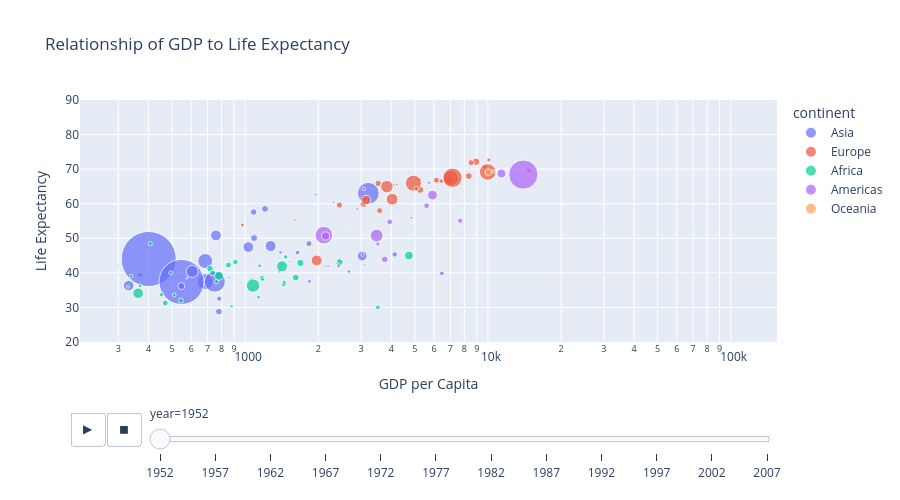

Notebook cell for this chart:
### Markdown cell above
Move your cursor over the map.  A tooltip appears and tells you the per capita GDP, the life expectancy, the country size and the continent.  

However, it's missing an important piece of information - the actual name of the country!  Let's add that now.

### Code cell
fig = px.scatter(df,
                 x="gdpPercap",
                 y="lifeExp",
                 size="pop",
                 color="continent",
                 hover_name="country",
                 log_x=True,
                 size_max=60,
                 animation_frame="year",
                 title="GDP per Capita vs. Life Expectancy over Time",
                 labels={"gdpPercap": "GDP per Capita", "lifeExp": "Life Expectancy"}
                 )

fig.update_layout(height = 500,
                 yaxis_range=[20,90],
                 title = 'Relationship of GDP to Life Expectancy')

fig.show()

### Figure 1 — Plotly figure (JSON) as saved in the notebook; plotly's stock layout.template omitted (floating-point values rounded to 4 significant figures)
{"data": [{"hovertemplate": "<b>%{hovertext}</b><br><br>continent=Asia<br>year=1952<br>GDP per Capita=%{x}<br>Life Expectancy=%{y}<br>pop=%{marker.size}<extra></extra>", "hovertext": ["Afghanistan", "Bahrain", "Bangladesh", "Cambodia", "China", "Hong Kong, China", "India", "Indonesia", "Iran", "Iraq", "Israel", "Japan", "Jordan", "Korea, Dem. Rep.", "Korea, Rep.", "Kuwait", "Lebanon", "Malaysia", "Mongolia", "Myanmar", "Nepal", "Oman", "Pakistan", "Philippines", "Saudi Arabia", "Singapore", "Sri Lanka", "Syria", "Taiwan", "Thailand", "Vietnam", "West Bank and Gaza", "Yemen, Rep."], "legendgroup": "Asia", "marker": {"color": "#636efa", "size": [8425333, 120447, 46886859, 4693836, 556263527, 2125900, 372000000, 82052000, 17272000, 5441766, 1620914, 86459025, 607914, 8865488, 20947571, 160000, 1439529, 6748378, 800663, 20092996, 9182536, 507833, 41346560, 22438691, 4005677, 1127000, 7982342, 3661549, 8550362, 21289402, 26246839, 1030585, 4963829], "sizemode": "area", "sizeref": 366300.0, "symbol": "circle"}, "mode": "markers", "name": "Asia", "orientation": "v", "showlegend": true, "type": "scatter", "x": [779.4, 9867.0, 684.2, 368.5, 400.4, 3054.0, 546.6, 749.7, 3035.0, 4130.0, 4087.0, 3217.0, 1547.0, 1088.0, 1031.0, 108400.0, 4835.0, 1831.0, 786.6, 331, 545.9, 1828.0, 684.6, 1273.0, 6460.0, 2315.0, 1084.0, 1643.0, 1207.0, 757.8, 605.1, 1516.0, 781.7], "xaxis": "x", "y": [28.8, 50.94, 37.48, 39.42, 44, 60.96, 37.37, 37.47, 44.87, 45.32, 65.39, 63.03, 43.16, 50.06, 47.45, 55.56, 55.93, 48.46, 42.24, 36.32, 36.16, 37.58, 43.44, 47.75, 39.88, 60.4, 57.59, 45.88, 58.5, 50.85, 40.41, 43.16, 32.55], "yaxis": "y"}, {"hovertemplate": "<b>%{hovertext}</b><br><br>continent=Europe<br>year=1952<br>GDP per Capita=%{x}<br>Life Expectancy=%{y}<br>pop=%{marker.size}<extra></extra>", "hovertext": ["Albania", "Austria", "Belgium", "Bosnia and Herzegovina", "Bulgaria", "Croatia", "Czech Republic", "Denmark", "Finland", "France", "Germany", "Greece", "Hungary", "Iceland", "Ireland", "Italy", "Montenegro", "Netherlands", "Norway", "Poland", "Portugal", "Romania", "Serbia", "Slovak Republic", "Slovenia", "Spain", "Sweden", "Switzerland", "Turkey", "United Kingdom"], "legendgroup": "Europe", "marker": {"color": "#EF553B", "size": [1282697, 6927772, 8730405, 2791000, 7274900, 3882229, 9125183, 4334000, 4090500, 42459667, 69145952, 7733250, 9504000, 147962, 2952156, 47666000, 413834, 10381988, 3327728, 25730551, 8526050, 16630000, 6860147, 3558137, 1489518, 28549870, 7124673, 4815000, 22235677, 50430000], "sizemode": "area", "sizeref": 366300.0, "symbol": "circle"}, "mode": "markers", "name": "Europe", "orientation": "v", "showlegend": true, "type": "scatter", "x": [1601.0, 6137.0, 8343.0, 973.5, 2444.0, 3119.0, 6876.0, 9692.0, 6425.0, 7030.0, 7144.0, 3531.0, 5264.0, 7268.0, 5210.0, 4931.0, 2648.0, 8942.0, 10100.0, 4029.0, 3068.0, 3145.0, 3581.0, 5075.0, 4215.0, 3834.0, 8528.0, 14730.0, 1969.0, 9980.0], "xaxis": "x", "y": [55.23, 66.8, 68, 53.82, 59.6, 61.21, 66.87, 70.78, 66.55, 67.41, 67.5, 65.86, 64.03, 72.49, 66.91, 65.94, 59.16, 72.13, 72.67, 61.31, 59.82, 61.05, 58.0, 64.36, 65.57, 64.94, 71.86, 69.62, 43.59, 69.18], "yaxis": "y"}, {"hovertemplate": "<b>%{hovertext}</b><br><br>continent=Africa<br>year=1952<br>GDP per Capita=%{x}<br>Life Expectancy=%{y}<br>pop=%{marker.size}<extra></extra>", "hovertext": ["Algeria", "Angola", "Benin", "Botswana", "Burkina Faso", "Burundi", "Cameroon", "Central African Republic", "Chad", "Comoros", "Congo, Dem. Rep.", "Congo, Rep.", "Cote d'Ivoire", "Djibouti", "Egypt", "Equatorial Guinea", "Eritrea", "Ethiopia", "Gabon", "Gambia", "Ghana", "Guinea", "Guinea-Bissau", "Kenya", "Lesotho", "Liberia", "Libya", "Madagascar", "Malawi", "Mali", "Mauritania", "Mauritius", "Morocco", "Mozambique", "Namibia", "Niger", "Nigeria", "Reunion", "Rwanda", "Sao Tome and Principe", "Senegal", "Sierra Leone", "Somalia", "South Africa", "Sudan", "Swaziland", "Tanzania", "Togo", "Tunisia", "Uganda", "Zambia", "Zimbabwe"], "legendgroup": "Africa", "marker": {"color": "#00cc96", "size": [9279525, 4232095, 1738315, 442308, 4469979, 2445618, 5009067, 1291695, 2682462, 153936, 14100005, 854885, 2977019, 63149, 22223309, 216964, 1438760, 20860941, 420702, 284320, 5581001, 2664249, 580653, 6464046, 748747, 863308, 1019729, 4762912, 2917802, 3838168, 1022556, 516556, 9939217, 6446316, 485831, 3379468, 33119096, 257700, 2534927, 60011, 2755589, 2143249, 2526994, 14264935, 8504667, 290243, 8322925, 1219113, 3647735, 5824797, 2672000, 3080907], "sizemode": "area", "sizeref": 366300.0, "symbol": "circle"}, "mode": "markers", "name": "Africa", "orientation": "v", "showlegend": true, "type": "scatter", "x": [2449.0, 3521.0, 1063.0, 851.2, 543.3, 339.3, 1173.0, 1071.0, 1179.0, 1103.0, 780.5, 2126.0, 1389.0, 2670.0, 1419.0, 375.6, 328.9, 362.1, 4293.0, 485.2, 911.3, 510.2, 299.9, 853.5, 298.8, 575.6, 2388.0, 1443.0, 369.2, 452.3, 743.1, 1968.0, 1688.0, 468.5, 2424.0, 761.9, 1077.0, 2719.0, 493.3, 879.6, 1450.0, 879.8, 1136.0, 4725.0, 1616.0, 1148.0, 716.7, 859.8, 1468.0, 734.8, 1147.0, 406.9], "xaxis": "x", "y": [43.08, 30.02, 38.22, 47.62, 31.98, 39.03, 38.52, 35.46, 38.09, 40.72, 39.14, 42.11, 40.48, 34.81, 41.89, 34.48, 35.93, 34.08, 37.0, 30, 43.15, 33.61, 32.5, 42.27, 42.14, 38.48, 42.72, 36.68, 36.26, 33.69, 40.54, 50.99, 42.87, 31.29, 41.73, 37.44, 36.32, 52.72, 40, 46.47, 37.28, 30.33, 32.98, 45.01, 38.63, 41.41, 41.22, 38.6, 44.6, 39.98, 42.04, 48.45], "yaxis": "y"}, {"hovertemplate": "<b>%{hovertext}</b><br><br>continent=Americas<br>year=1952<br>GDP per Capita=%{x}<br>Life Expectancy=%{y}<br>pop=%{marker.size}<extra></extra>", "hovertext": ["Argentina", "Bolivia", "Brazil", "Canada", "Chile", "Colombia", "Costa Rica", "Cuba", "Dominican Republic", "Ecuador", "El Salvador", "Guatemala", "Haiti", "Honduras", "Jamaica", "Mexico", "Nicaragua", "Panama", "Paraguay", "Peru", "Puerto Rico", "Trinidad and Tobago", "United States", "Uruguay", "Venezuela"], "legendgroup": "Americas", "marker": {"color": "#ab63fa", "size": [17876956, 2883315, 56602560, 14785584, 6377619, 12350771, 926317, 6007797, 2491346, 3548753, 2042865, 3146381, 3201488, 1517453, 1426095, 30144317, 1165790, 940080, 1555876, 8025700, 2227000, 662850, 157553000, 2252965, 5439568], "sizemode": "area", "sizeref": 366300.0, "symbol": "circle"}, "mode": "markers", "name": "Americas", "orientation": "v", "showlegend": true, "type": "scatter", "x": [5911.0, 2677.0, 2109.0, 11370.0, 3940.0, 2144.0, 2627.0, 5587.0, 1398.0, 3522.0, 3048.0, 2428.0, 1840.0, 2195.0, 2899.0, 3478.0, 3112.0, 2480.0, 1952.0, 3759.0, 3082.0, 3023.0, 13990.0, 5717.0, 7690.0], "xaxis": "x", "y": [62.48, 40.41, 50.92, 68.75, 54.74, 50.64, 57.21, 59.42, 45.93, 48.36, 45.26, 42.02, 37.58, 41.91, 58.53, 50.79, 42.31, 55.19, 62.65, 43.9, 64.28, 59.1, 68.44, 66.07, 55.09], "yaxis": "y"}, {"hovertemplate": "<b>%{hovertext}</b><br><br>continent=Oceania<br>year=1952<br>GDP per Capita=%{x}<br>Life Expectancy=%{y}<br>pop=%{marker.size}<extra></extra>", "hovertext": ["Australia", "New Zealand"], "legendgroup": "Oceania", "marker": {"color": "#FFA15A", "size": [8691212, 1994794], "sizemode": "area", "sizeref": 366300.0, "symbol": "circle"}, "mode": "markers", "name": "Oceania", "orientation": "v", "showlegend": true, "type": "scatter", "x": [10040.0, 10560.0], "xaxis": "x", "y": [69.12, 69.39], "yaxis": "y"}], "layout": {"height": 500, "legend": {"itemsizing": "constant", "title": {"text": "continent"}, "tracegroupgap": 0}, "sliders": [{"active": 0, "currentvalue": {"prefix": "year="}, "len": 0.9, "pad": {"b": 10, "t": 60}, "steps": [{"args": [["1952"], {"frame": {"duration": 0, "redraw": false}, "fromcurrent": true, "mode": "immediate", "transition": {"duration": 0, "easing": "linear"}}], "label": "1952", "method": "animate"}, {"args": [["1957"], {"frame": {"duration": 0, "redraw": false}, "fromcurrent": true, "mode": "immediate", "transition": {"duration": 0, "easing": "linear"}}], "label": "1957", "method": "animate"}, {"args": [["1962"], {"frame": {"duration": 0, "redraw": false}, "fromcurrent": true, "mode": "immediate", "transition": {"duration": 0, "easing": "linear"}}], "label": "1962", "method": "animate"}, {"args": [["1967"], {"frame": {"duration": 0, "redraw": false}, "fromcurrent": true, "mode": "immediate", "transition": {"duration": 0, "easing": "linear"}}], "label": "1967", "method": "animate"}, {"args": [["1972"], {"frame": {"duration": 0, "redraw": false}, "fromcurrent": true, "mode": "immediate", "transition": {"duration": 0, "easing": "linear"}}], "label": "1972", "method": "animate"}, {"args": [["1977"], {"frame": {"duration": 0, "redraw": false}, "fromcurrent": true, "mode": "immediate", "transition": {"duration": 0, "easing": "linear"}}], "label": "1977", "method": "animate"}, {"args": [["1982"], {"frame": {"duration": 0, "redraw": false}, "fromcurrent": true, "mode": "immediate", "transition": {"duration": 0, "easing": "linear"}}], "label": "1982", "method": "animate"}, {"args": [["1987"], {"frame": {"duration": 0, "redraw": false}, "fromcurrent": true, "mode": "immediate", "transition": {"duration": 0, "easing": "linear"}}], "label": "1987", "method": "animate"}, {"args": [["1992"], {"frame": {"duration": 0, "redraw": false}, "fromcurrent": true, "mode": "immediate", "transition": {"duration": 0, "easing": "linear"}}], "label": "1992", "method": "animate"}, {"args": [["1997"], {"frame": {"duration": 0, "redraw": false}, "fromcurrent": true, "mode": "immediate", "transition": {"duration": 0, "easing": "linear"}}], "label": "1997", "method": "animate"}, {"args": [["2002"], {"frame": {"duration": 0, "redraw": false}, "fromcurrent": true, "mode": "immediate", "transition": {"duration": 0, "easing": "linear"}}], "label": "2002", "method": "animate"}, {"args": [["2007"], {"frame": {"duration": 0, "redraw": false}, "fromcurrent": true, "mode": "immediate", "transition": {"duration": 0, "easing": "linear"}}], "label": "2007", "method": "animate"}], "x": 0.1, "xanchor": "left", "y": 0, "yanchor": "top"}], "title": {"text": "Relationship of GDP to Life Expectancy"}, "updatemenus": [{"buttons": [{"args": [null, {"frame": {"duration": 500, "redraw": false}, "fromcurrent": true, "mode": "immediate", "transition": {"duration": 500, "easing": "linear"}}], "label": "&#9654;", "method": "animate"}, {"args": [[null], {"frame": {"duration": 0, "redraw": false}, "fromcurrent": true, "mode": "immediate", "transition": {"duration": 0, "easing": "linear"}}], "label": "&#9724;", "method": "animate"}], "direction": "left", "pad": {"r": 10, "t": 70}, "showactive": false, "type": "buttons", "x": 0.1, "xanchor": "right", "y": 0, "yanchor": "top"}], "xaxis": {"anchor": "y", "autorange": true, "domain": [0, 1], "range": [2.32, 5.19], "title": {"text": "GDP per Capita"}, "type": "log"}, "yaxis": {"anchor": "x", "domain": [0, 1], "range": [20, 90], "title": {"text": "Life Expectancy"}, "type": "linear"}}}
